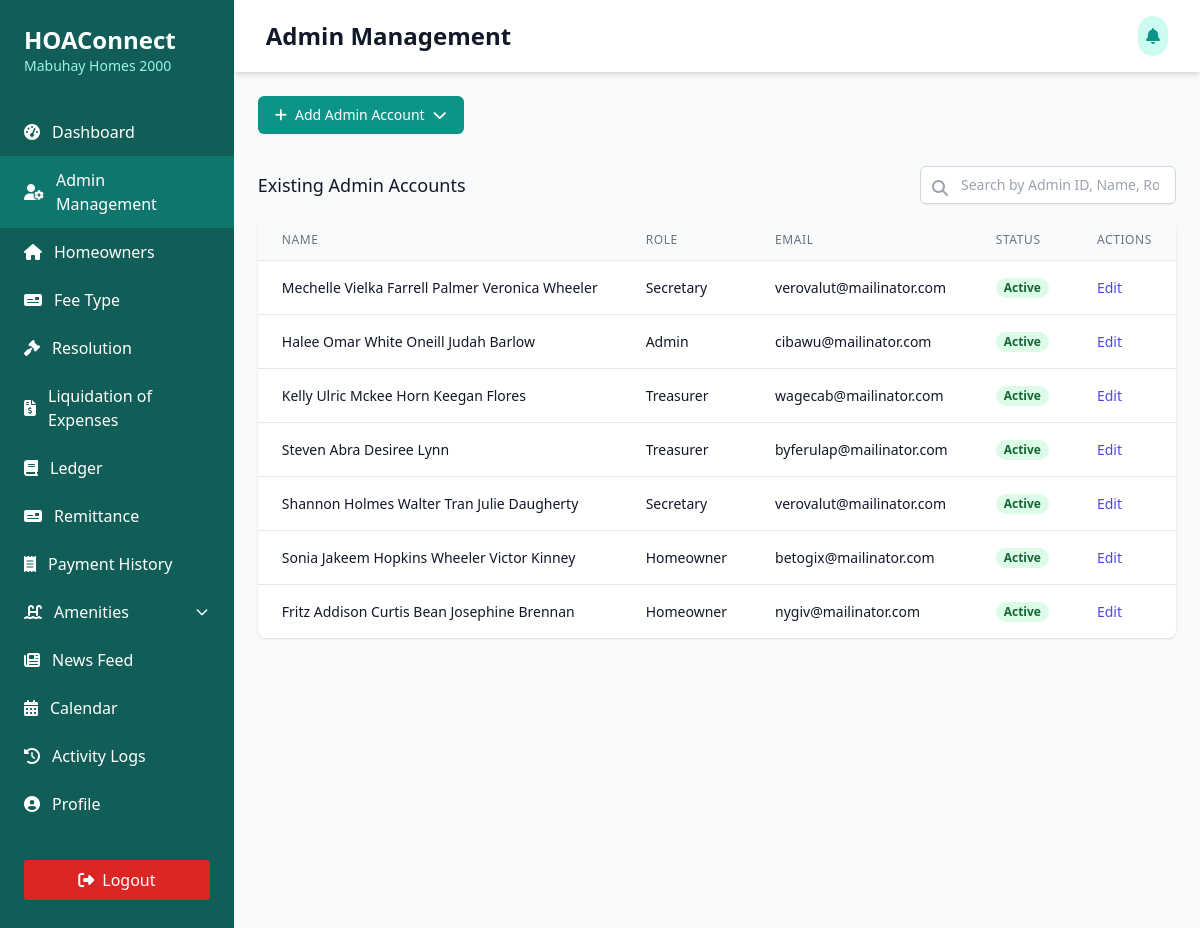
The app's page /Users/president/president-accounts.php with its own data.
### tables this page shows
CREATE TABLE `users` (
  `id` int(11) NOT NULL,
  `role_id` int(11) NOT NULL,
  `user_id` int(11) NOT NULL,
  `first_name` varchar(255) NOT NULL,
  `middle_name` varchar(255) NOT NULL,
  `last_name` varchar(255) NOT NULL,
  `suffix` varchar(50) NOT NULL,
  `email_address` varchar(100) NOT NULL,
  `hoa_number` int(11) DEFAULT NULL,
  `phone_number` varchar(100) NOT NULL,
  `age` int(11) NOT NULL,
  `date_of_birth` date NOT NULL,
  `citizenship` varchar(100) NOT NULL,
  `civil_status` varchar(100) NOT NULL,
  `account_status` int(11) NOT NULL,
  `home_address` varchar(255) DEFAULT NULL,
  `lot_number` int(11) NOT NULL,
  `block_number` int(11) NOT NULL,
  `phase_number` int(11) NOT NULL,
  `village_name` varchar(200) NOT NULL,
  `date_created` date NOT NULL,
  `date_updated` date NOT NULL
);

### Users/president/president-accounts.php (the view, shortened to what this page needs)
<?php
include('../../connection/connection.php');
?>
<!DOCTYPE html>
<html lang="en">
<head>
  <script src="https://cdn.tailwindcss.com"></script>
  <link rel="stylesheet" href="https://cdnjs.cloudflare.com/ajax/libs/font-awesome/6.4.0/css/all.min.css" />
</head>
<body class="bg-gray-50">
  <div class="min-h-screen flex">
    <div class="bg-teal-800 text-white w-64 py-6 flex flex-col">
      <div class="px-6 mb-8">
        <h1 class="text-2xl font-bold">HOAConnect</h1>
        <p class="text-sm text-teal-200">Mabuhay Homes 2000</p>
      </div>
      <nav class="flex-1">
        <a href="president-dashboard.php" class="flex items-center px-6 py-3 hover:bg-teal-600">
          <i class="fas fa-tachometer-alt mr-3"></i>
          <span>Dashboard</span>
        </a>
        <a href="president-accounts.php" class="flex items-center px-6 py-3 hover:bg-teal-600">
          <i class="fas fa-user-gear mr-3"></i>
          <span>Admin Management</span>
        </a>
        <a href="registered-homeowners.php" class="flex items-center px-6 py-3 hover:bg-teal-600">
          <i class="fas fa-home mr-3"></i>
          <span>Homeowners</span>
        </a>
        <a href="president-feetype.php" class="flex items-center px-6 py-3 hover:bg-teal-600">
          <i class="fas fa-money-check mr-3"></i>
          <span>Fee Type</span>
        </a>
        <a href="president-projectproposal.php" class="flex items-center px-6 py-3 hover:bg-teal-600">
          <i class="fas fa-gavel mr-3"></i>
          <span>Resolution</span>
        </a>
        <a href="president-liquidation.php" class="flex items-center px-6 py-3 hover:bg-teal-600">
          <i class="fas fa-file-invoice-dollar mr-3"></i>
          <span>Liquidation of Expenses</span>
        </a>
        <a href="president-ledger.php" class="flex items-center px-6 py-3 hover:bg-teal-600">
          <i class="fas fa-book mr-3"></i>
          <span>Ledger</span>
        </a>
        <a href="president-remittance.php" class="flex items-center px-6 py-3 hover:bg-teal-600">
          <i class="fas fa-money-check mr-3"></i>
          <span>Remittance</span>
        </a>
        <a href="president-payment-history.php" class="flex items-center px-6 py-3 hover:bg-teal-600">
          <i class="fas fa-receipt mr-3"></i>
          <span>Payment History</span>
        </a>
         <div x-data="{ open: false }">
          <button @click="open = !open" :aria-expanded="open" class="flex items-center w-full px-6 py-3 hover:bg-teal-600 focus:outline-none">
            <i class="fas fa-swimming-pool mr-3"></i>
            <span class="flex-1 text-left">Amenities</span>
            <svg :class="{ 'rotate-180': open }" class="w-4 h-4 transition-transform duration-200" fill="none" stroke="currentColor" viewBox="0 0 24 24">
              <path stroke-linecap="round" stroke-linejoin="round" stroke-width="2" d="M19 9l-7 7-7-7" />
            </svg>
          </button>
        </div>
        <a href="president-newsfeed.php" class="flex items-center px-6 py-3 hover:bg-teal-600">
          <i class="fas fa-newspaper mr-3"></i>
          <span>News Feed</span>
        </a>
        <a href="president-calendar.php" class="flex items-center px-6 py-3 hover:bg-teal-600">
          <i class="fas fa-calendar-alt mr-3"></i>
          <span>Calendar</span>
        </a>
        <a href="president-logs.php" class="flex items-center px-6 py-3 hover:bg-teal-600">
          <i class="fas fa-history mr-3"></i>
          <span>Activity Logs</span>
        </a>
        <a href="president-profile.php" class="flex items-center px-6 py-3 hover:bg-teal-600">
          <i class="fas fa-user-circle mr-3"></i>
          <span>Profile</span>
        </a>
      </nav>
      <div class="px-6 py-4 mt-auto">
        <button class="mt-4 w-full bg-red-600 hover:bg-red-700 text-white py-2 px-4 rounded flex items-center justify-center">
          <i class="fas fa-sign-out-alt mr-2"></i> Logout
        </button>
      </div>
    </div>
    <div class="flex-1 flex flex-col">
      <header class="bg-white shadow-md">
        <div class="max-w-7xl mx-auto py-4 px-4 sm:px-6 lg:px-8 flex justify-between items-center">
            <h1 class="text-2xl font-bold text-gray-900">Admin Management</h1>
            <div class="flex items-center space-x-2">
              <button class="bg-teal-100 p-2 rounded-full text-teal-600 hover:bg-teal-200">
                <i class="fas fa-bell"></i>
              </button>
            </div>
          </div>
    </header>
      <main class="flex-1 p-6">
        <div class="mb-6" x-data="{ open: false }">
          <div class="relative inline-block text-left">
            <button @click="open = !open" type="button"
              class="inline-flex justify-center items-center py-2 px-4 border border-transparent rounded-md shadow-sm text-sm font-medium text-white bg-teal-600 hover:bg-teal-700 focus:outline-none focus:ring-2 focus:ring-offset-2 focus:ring-teal-500">
              <i class="fas fa-plus mr-2"></i>
              Add Admin Account
              <i class="fas fa-chevron-down ml-2"></i>
            </button>
          </div>
        </div>
        <div class="mt-8">
          <div class="flex justify-between items-center mb-4">
            <h3 class="text-lg font-medium text-gray-900">Existing Admin Accounts</h3>
            <div class="relative">
              <input type="text" id="search-input" placeholder="Search by Admin ID, Name, Role, or Email..."
                class="w-full sm:w-64 border border-gray-300 rounded-md shadow-sm py-2 pl-10 pr-4 focus:outline-none focus:ring-2 focus:ring-teal-500 focus:border-teal-500 sm:text-sm"
                onkeyup="searchTable()" />
              <span class="absolute left-3 top-2.5 text-gray-400">
                <i class="fas fa-search"></i>
              </span>
            </div>
          </div>
          <div class="bg-white shadow rounded-lg overflow-hidden">
            <div class="overflow-x-auto">
              <table id="secretary-table" class="min-w-full divide-y divide-gray-200">
                <thead class="bg-gray-50">
                  <tr>
                    <th scope="col" class="px-6 py-3 text-left text-xs font-medium text-gray-500 uppercase tracking-wider">
                      Name
                    </th>
                    <th scope="col" class="px-6 py-3 text-left text-xs font-medium text-gray-500 uppercase tracking-wider">
                      Role
                    </th>
                    <th scope="col" class="px-6 py-3 text-left text-xs font-medium text-gray-500 uppercase tracking-wider">
                      Email
                    </th>
                    <th scope="col" class="px-6 py-3 text-left text-xs font-medium text-gray-500 uppercase tracking-wider">
                      Status
                    </th>
                    <th scope="col" class="px-6 py-3 text-left text-xs font-medium text-gray-500 uppercase tracking-wider">
                      Actions
                    </th>
                  </tr>
                </thead>
                <tbody class="bg-white divide-y divide-gray-200">
                <?php
                $sql_query_accounts = "SELECT * FROM users";
                $run_sql_query_accounts = mysqli_query($conn, $sql_query_accounts);
                if(mysqli_num_rows($run_sql_query_accounts) > 0){
                  foreach($run_sql_query_accounts as $row_accounts){
                    ?>
                    <tr>
                      <td class="px-6 py-4 whitespace-nowrap text-sm text-gray-900">
                        <?php echo $row_accounts['first_name'] . ' ' . $row_accounts['middle_name'] . ' ' . $row_accounts['last_name'] . ' ' . $row_accounts['suffix']; ?>
                      </td>
                      <td class="px-6 py-4 whitespace-nowrap text-sm text-gray-900">
                        <?php
                          if($row_accounts['role_id'] == 2){
                            echo "Secretary";
                          }elseif($row_accounts['role_id'] == 3){
                            echo "Admin";
                          }elseif($row_accounts['role_id'] == 4){
                            echo "Treasurer";
                          }elseif($row_accounts['role_id'] == 5){
                            echo "Audit";
                          }else{
                            echo "Homeowner";
                          }
                        ?>
                      </td>
                      <td class="px-6 py-4 whitespace-nowrap text-sm text-gray-900">
                        <?php echo $row_accounts['email_address']; ?>
                      </td>
                      <td class="px-6 py-4 whitespace-nowrap text-sm">
                          <?php
                            if($row_accounts['account_status'] == 1){
                              $statusClass = "bg-green-100 text-green-800";
                              $statusText = "Active";
                            } else {
                              $statusClass = "bg-gray-200 text-gray-700";
                              $statusText = "Inactive";
                            }
                          ?>
                          <span class="px-2 inline-flex text-xs leading-5 font-semibold rounded-full <?php echo $statusClass; ?>">
                            <?php echo $statusText; ?>
                          </span>
                      </td>
                      <td class="px-6 py-4 whitespace-nowrap text-sm font-medium space-x-2">
                        <a href="president-edit-accounts.php?user_id=<?php echo $row_accounts['user_id']; ?>"
                          class="text-indigo-600 hover:text-indigo-900">
                          Edit
                        </a>
                      </td>
                    <?php
                  }
                }
                ?>
                </tbody>
              </table>
            </div>
          </div>
        </div>
      </main>
    </div>
  </div>
</body>
</html>

### records on screen
users: first_name "Mechelle", middle_name "Vielka Farrell", last_name "Palmer", suffix "Veronica Wheeler", shows "Secretary", email_address "verovalut@mailinator.com", account_status "Active"
users: first_name "Halee", middle_name "Omar White", last_name "Oneill", suffix "Judah Barlow", shows "Admin", email_address "cibawu@mailinator.com", account_status "Active"
users: first_name "Kelly", middle_name "Ulric Mckee", last_name "Horn", suffix "Keegan Flores", shows "Treasurer", email_address "wagecab@mailinator.com", account_status "Active"
users: first_name "Steven", middle_name "Abra", last_name "Desiree", suffix "Lynn", shows "Treasurer", email_address "byferulap@mailinator.com", account_status "Active"
users: first_name "Shannon", middle_name "Holmes Walter", last_name "Tran", suffix "Julie Daugherty", shows "Secretary", email_address "verovalut@mailinator.com", account_status "Active"
users: first_name "Sonia", middle_name "Jakeem Hopkins", last_name "Wheeler", suffix "Victor Kinney", shows "Homeowner", email_address "betogix@mailinator.com", account_status "Active"
users: first_name "Fritz", middle_name "Addison Curtis", last_name "Bean", suffix "Josephine Brennan", shows "Homeowner", email_address "nygiv@mailinator.com", account_status "Active"
